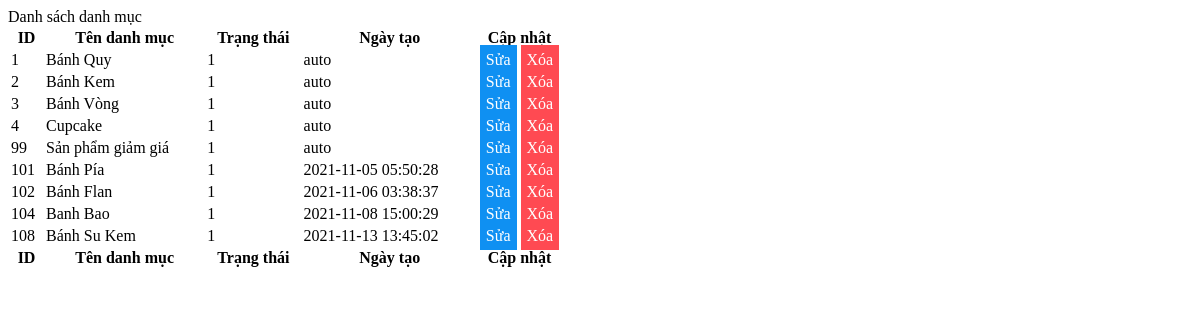
The app's page /admin/modules/listcategory.php with its own data.
### tables this page shows
CREATE TABLE `category` (
  `cat_id` int(10) NOT NULL,
  `cat_name` varchar(255) NOT NULL,
  `cat_status` int(10) NOT NULL,
  `date_create` varchar(255) NOT NULL
);

### admin/modules/listcategory.php (the view, shortened to what this page needs)
<?php
    include('../conn.php');
?>
<div class="card mb-4">
        <div class="card-header">
               Danh sách danh mục
        </div>
        <div class="card-body">
            <table id="datatablesSimple">
                <thead>
                    <tr>
                        <th>ID</th>
                        <th>Tên danh mục</th>
                        <th>Trạng thái</th>
                        <th>Ngày tạo</th>
                        <th>Cập nhật</th>
                    </tr>
                </thead>
                <tfoot>
                    <tr>
                        <th>ID</th>
                        <th>Tên danh mục</th>
                        <th>Trạng thái</th>
                        <th>Ngày tạo</th>
                        <th>Cập nhật</th>
                    </tr>
                </tfoot>
                <tbody>
                <?php
                    $sql_sl = "SELECT * FROM `category`";
                    $listCat = mysqli_query($connect,$sql_sl);
                    while($row = mysqli_fetch_array($listCat)) {?>
                    <tr>
                        <td><?php echo $row["cat_id"] ?></td>
                        <td><?php echo $row["cat_name"] ?></td>
                        <td><?php echo $row["cat_status"] ?></td>
                        <td><?php echo $row["date_create"] ?></td>
                        <td style="width: 15%;">
                            <a href="?module=addcategory&id=<?php echo $row["cat_id"]?>" name="update">Sửa</a>
                            <a href="?module=deletecategory&id=<?php echo $row["cat_id"]?>" onclick="return confirm('Bạn có chắc chắn muốn xóa không?')" name="remove">Xóa</a>
                        </td>
                    </tr>
                   <?php }
                   ?>
                </tbody>
                </div>
    </div>

### admin/modules/listcategory.php (style rules this page uses)
tbody td a:first-child { padding: 5px; background-color: #0F90F2; color: #fff; text-decoration: none; border: 1px solid #0F90F2; transition: 0.3s; }
tbody td a:nth-child(2) { padding: 5px; background-color: #FF4A52; color: #fff; text-decoration: none; border: 1px solid #FF4A52; transition: 0.3s; }

### records on screen
category: cat_id "1", cat_name "Bánh Quy", cat_status "1", date_create "auto"
category: cat_id "2", cat_name "Bánh Kem", cat_status "1", date_create "auto"
category: cat_id "3", cat_name "Bánh Vòng", cat_status "1", date_create "auto"
category: cat_id "4", cat_name "Cupcake", cat_status "1", date_create "auto"
category: cat_id "99", cat_name "Sản phẩm giảm giá", cat_status "1", date_create "auto"
category: cat_id "101", cat_name "Bánh Pía", cat_status "1", date_create "2021-11-05 05:50:28"
category: cat_id "102", cat_name "Bánh Flan", cat_status "1", date_create "2021-11-06 03:38:37"
category: cat_id "104", cat_name "Banh Bao", cat_status "1", date_create "2021-11-08 15:00:29"
category: cat_id "108", cat_name "Bánh Su Kem", cat_status "1", date_create "2021-11-13 13:45:02"
